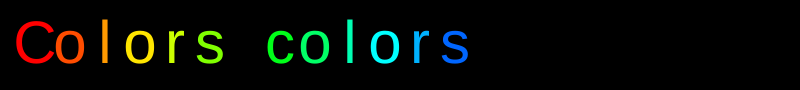
Frame 1 (no input)
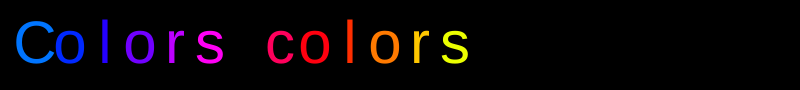
Frame 60 (no input)
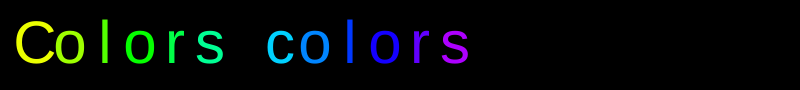
Frame 120 (the mouse pressed at the canvas centre since frame 60)

The p5.js sketch that drew these frames (run headless with seeded random() and noise() and a simulated clock; from frame 60 on, the mouse is pressed at the canvas centre):

// p5.js sketch
// ── sketch.js
var rainbowText = 'Colors colors';
var fontSize = 60;
var canvasSize = 800;
var letters = [];

function setup() {
	createCanvas(canvasSize, 1.50 * fontSize);
	colorMode(HSB, 100);

	var current = new Letter(rainbowText[0], 0);
	letters.push(current);

	for(var i = 1; i < rainbowText.length; i++) {
		current = new Letter(rainbowText[i], current.color+5);
		letters.push(current);
	}
}

function draw() {
	background(0);

	// Show letters
	for(var i = 0; i < letters.length; i++) {
		letters[i].show();
	}
}

function Letter(char, col) {
	this.x = letters.length * 35 + 35;
	this.y = 0.70 * height;
	this.char = char;
	this.color = col;
}

Letter.prototype.show = function() {
	textSize(fontSize);
	textAlign(CENTER);
	fill(this.color, 255, 255);
	text(this.char, this.x, 0.70 * height);

	// Update color
	this.color++;
	if(this.color > 100) this.color = 0;
}
